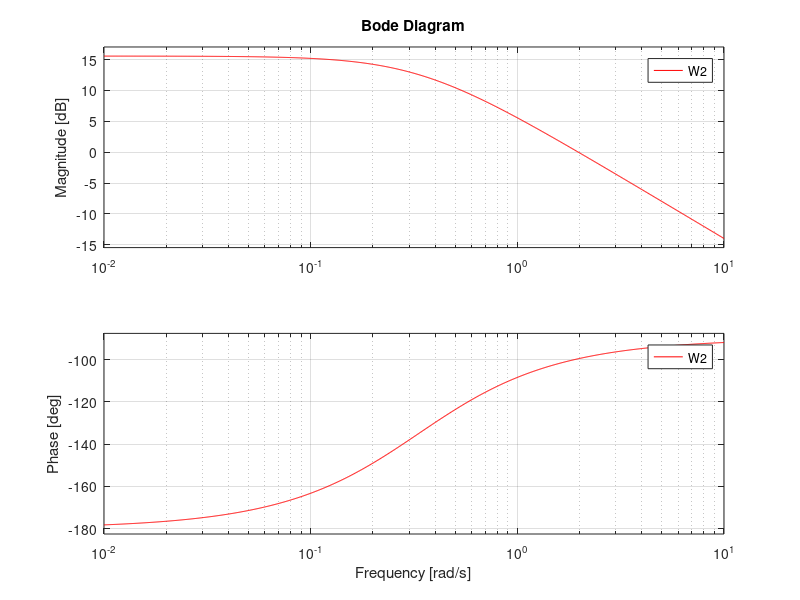
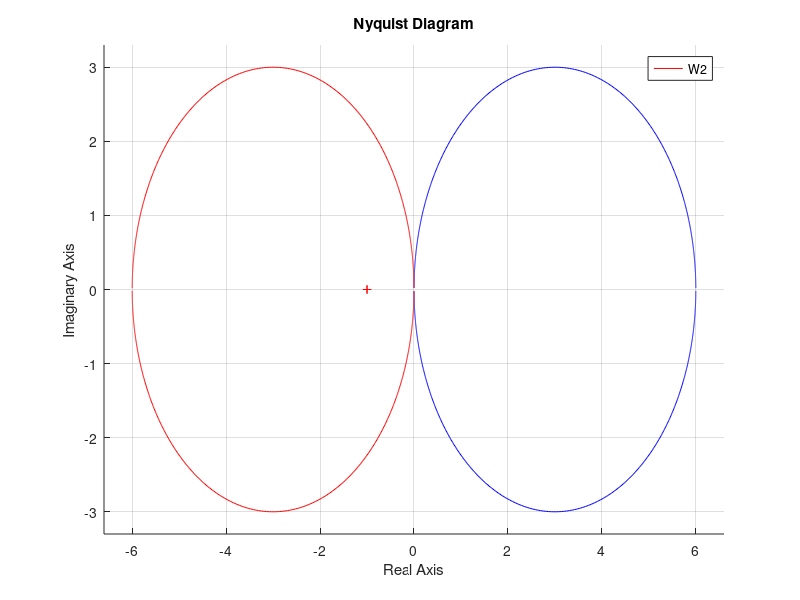
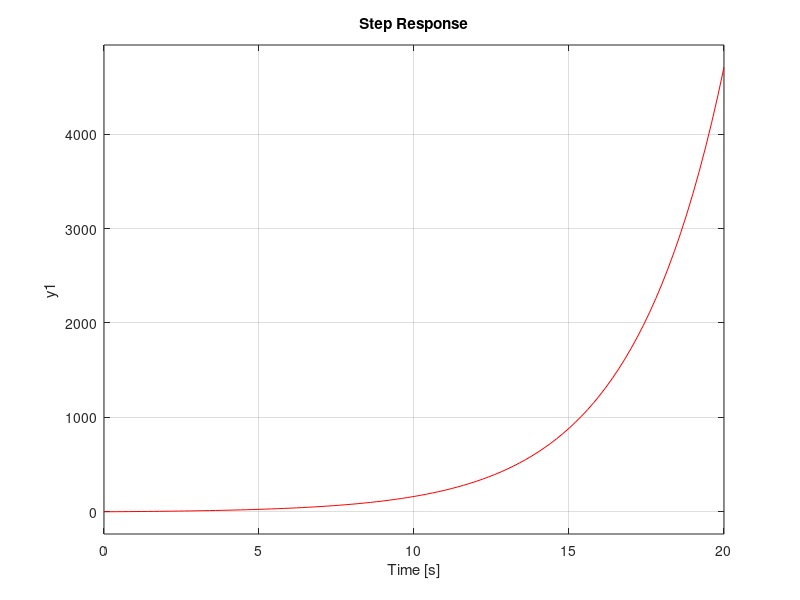
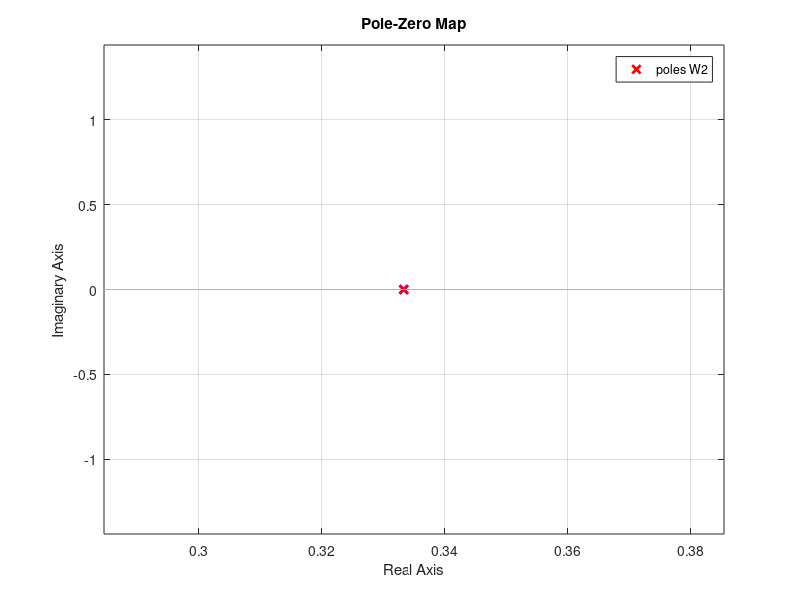

Write the MATLAB code that produced these figures, in order.
num1 = 6;
num2 = 6;
den1 = [-3, 1];
den2 = [3,-1];
W1 = tf(num1,den1);
W2 = tf(num2,den2);
figure(1);
hold on;
bode(W1,'b');
bode(W2,'r');
figure(2);
hold on;
nyquist(W1,'b');
nyquist(W2,'r');
figure(3);
hold on;
step(W1,'b');
step(W2,'r');
figure(4);
hold on;
pzmap(W1,'b');
pzmap(W2,'r');